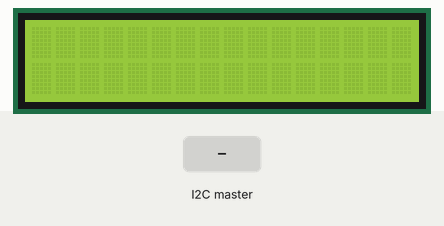
Recording of a sketch running on a simulated Arduino Uno, built with avr-gcc and run on an emulated ATmega328P. On the bench: 16×2 character LCD. The inputs (shaded band) are chosen by the test bench.

Above: at 1.2 s.
1.3 s: the I2C master sends the byte 1
At 2.5 s:
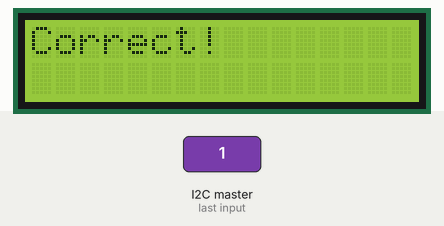
2.8 s: the I2C master sends the byte 0
At 3.7 s:
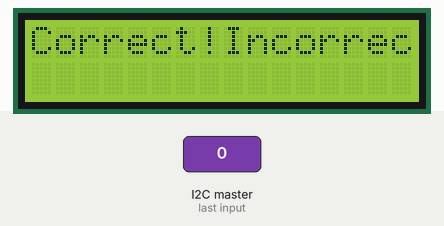
4.3 s: the I2C master sends the byte 2
At 4.8 s:
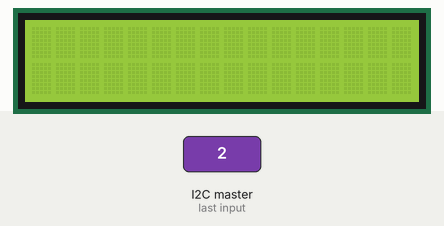
5.8 s: the I2C master sends the byte 90
At 7.0 s:
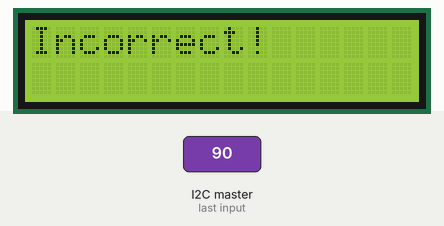
7.3 s: the I2C master sends the byte 200
At 8.3 s:
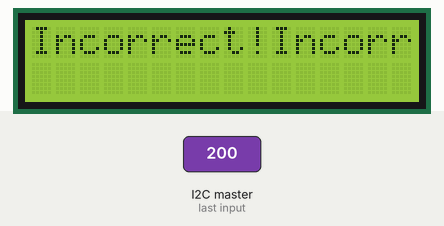
Timing chart, 0 to 9.8 s (numbered marks = the images above; inputs shaded):
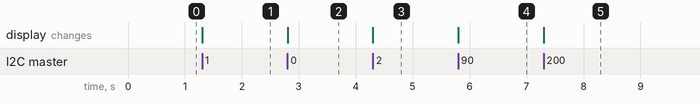

Measured:
- after the input at 1.3 s, the display: changes at once (image 1)
- after the input at 2.8 s, the display: changes at once (image 2)
- after the input at 4.3 s, the display: changes at once (image 3)
- after the input at 5.8 s, the display: changes at once (image 4)
- after the input at 7.3 s, the display: changes at once (image 5)

The sketch:

vin2.ino
```cpp
// C++ code
//

#include <Wire.h>
#include <LiquidCrystal.h>

LiquidCrystal lcd(12, 11, 5, 4, 3, 2);

void setup()
{
  Wire.begin(4);
  Wire.onReceive(show);
  lcd.begin(16, 2);

}

void loop()
{
}

void show(int n)
{
  int x = Wire.read();
  if (x == 1) {
    lcd.print("Correct!");
  } else if (x == 2) {
  	lcd.clear();
  } else {
  	lcd.print("Incorrect!");
  }
}
```
